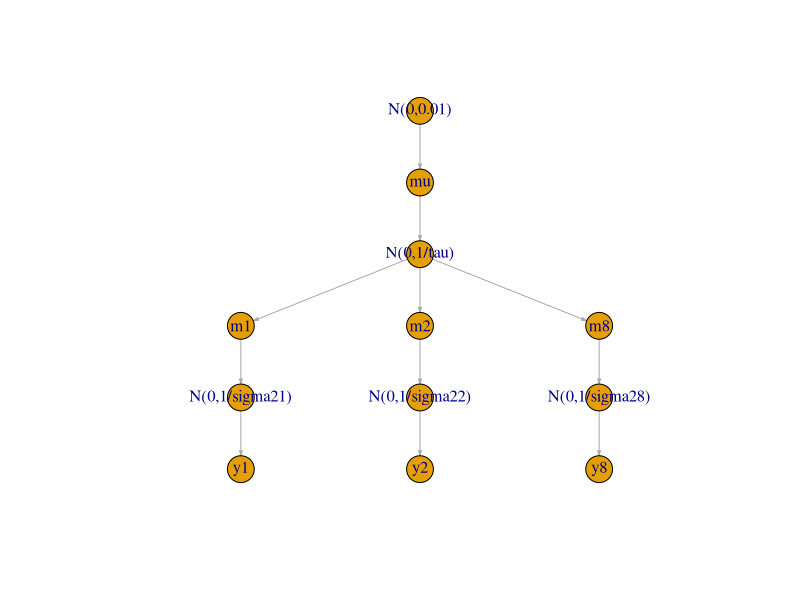

The R script that drew this image: (Note: this script raises an error after producing the figure.)
# from http://rstudio-pubs-static.s3.amazonaws.com/15236_9bc0cd0966924b139c5162d7d61a2436.html


require(igraph)

gr<-graph.formula("N(0,0.01)"-+"mu",
                  "mu"-+"N(0,1/tau)", 
                  "N(0,1/tau)"-+"m1", 
                  "N(0,1/tau)"-+"m2", 
                  "N(0,1/tau)"-+"m8",
                  "m1"-+"N(0,1/sigma21)", 
                  "m2"-+"N(0,1/sigma22)",
                  "m8"-+"N(0,1/sigma28)", 
                  "N(0,1/sigma21)"-+"y1",
                  "N(0,1/sigma22)"-+"y2",  
                  "N(0,1/sigma28)"-+"y8")


lo<-data.frame(x=c(2,2,2,1,2,3,1,2,3,1,2,3),y=c(6,5,4,3,3,3,2,2,2,1,1,1))
plot(gr, 
     layout=layout.reingold.tilford(gr), 
     edge.arrow.size=.25
)

sigma     <- c(15,10,16,11, 9,11,10,18)
schoolobs <- c(28,8, -3, 7,-1, 1,18,12)
inits <- function() { list(mu = rnorm(0,.1))}
model.sat.text<-"
  model {
    for(i in 1:N) {
    schoolmean[i] ~ dnorm(mu,itau)
    thes[i] <- 1/pow(sigma[i],2)
    schoolobs[i] ~ dnorm(schoolmean[i],thes[i])
    }
 
  mu ~ dnorm(0,alpha)
  alpha <- .01
  itau   ~ dgamma(1e-3,pow(15,2)*1e-3)
  tau <- pow(1/itau,1/2)
}
"

model.sat.spec<-textConnection(model.sat.text)

sat.jags <- jags.model(model.sat.spec,
                       inits=inits,
                       n.chains=5,
                       data=list('sigma'=sigma,
                                 'schoolobs'=schoolobs,
                                 'N'=length(schoolobs)
                       ),
                       n.adapt = 1000)

#same thing but return a coda MCMC object
samps.coda <- coda.samples(sat.jags,
                           c('mu','tau', 'schoolmean'),
                           n.iter=10000,
                           thin=10
)

head(samps.coda)

summary(samps.coda)

plot(samps.coda[[1]][,c("mu","tau")])

plot(samps.coda[[1]][,2:5])